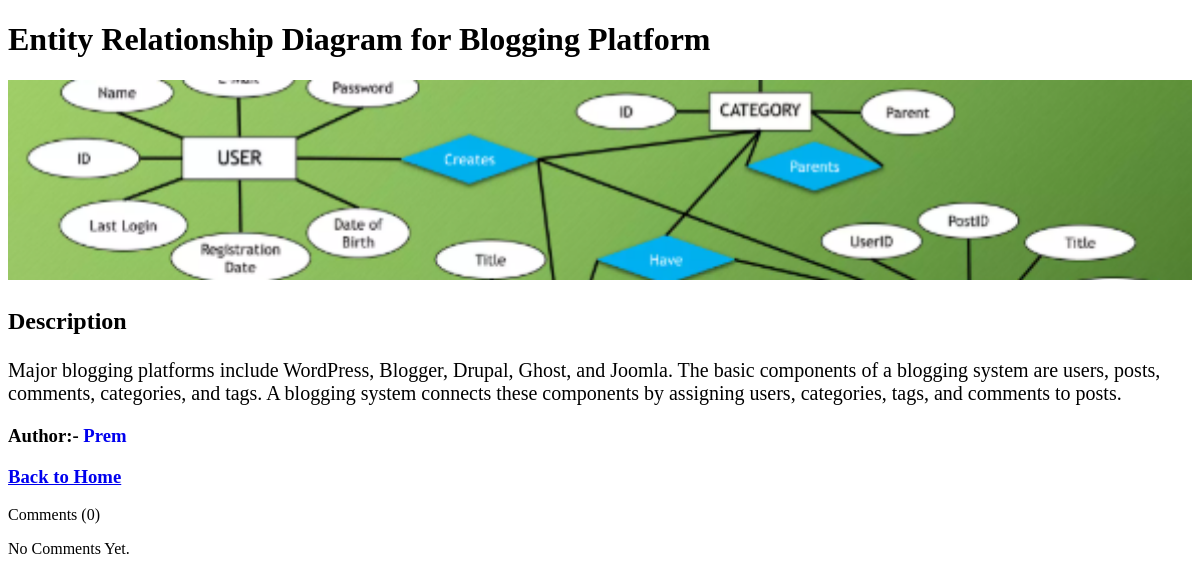
The app's page /blogs/post/Entity Relationship Diagram for Blogging Platform, older data.
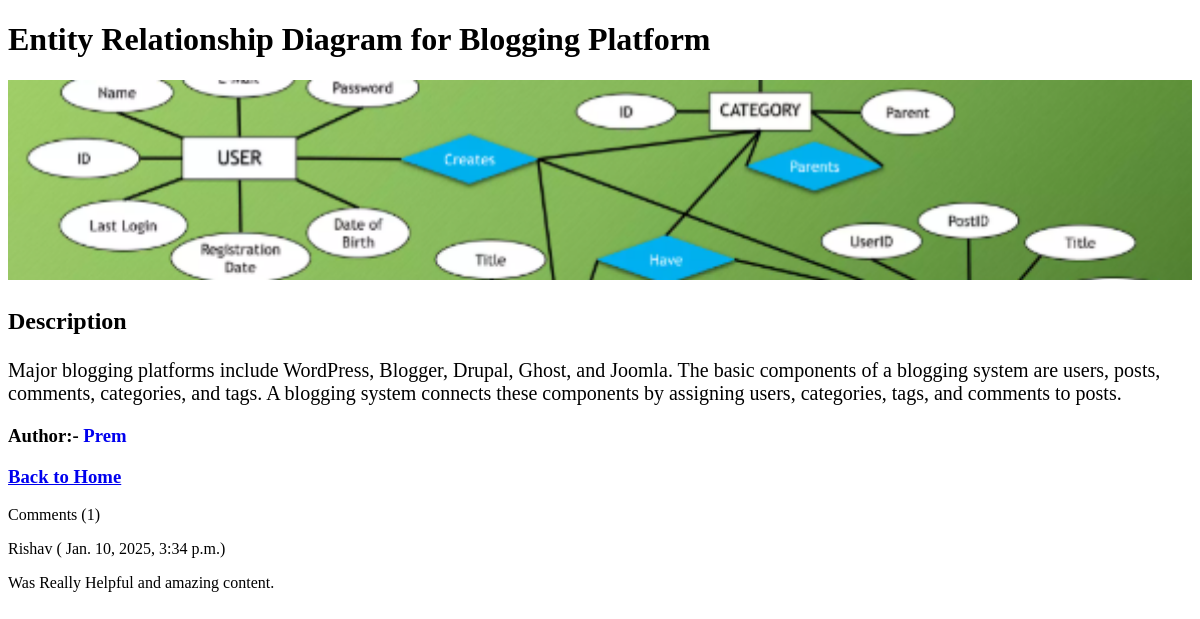
The same page, newer data.
### blogs/models.py (models this page shows, shortened)
class Useractivity(models.Model):
    usernameid = models.ForeignKey(User, on_delete=models.CASCADE, related_name="bloguser",null=True, blank= True)
    postid = models.ForeignKey(Blog, on_delete=models.CASCADE, related_name="post",null=True, blank= True)
    commentdes = models.TextField(null=True, blank= True)
    commented_at = models.DateTimeField(auto_now_add=localtime)

### blogs/views.py (the view)
# urls.py: path("post/<str:t>",views.post, name="post"),
def post(request, t):
    brief = Blog.objects.get(head = t)
    count = Useractivity.objects.filter(postid = brief)
    count_Likes = [count.usernameid for count in Useractivity.objects.all() if count.usernameid is not None]
    count_cmt = [count.commentdes for count in Useractivity.objects.all() if count.commentdes is not None]
    return render(request, "blogs/post.html",{
        "brief": brief,
        "Likescounter":count_Likes,
        "CommentDes" : count_cmt,
        "counts" : count,
        "cmts" : len(count)
    })

### blogs/templates/blogs/post.html (shortened to what this page needs)
{% extends "blogs/layout.html"%} {% block body %}
<h1>{{ brief.head }}</h1>
{% if brief.blog_image %}
<a href = "{{ brief.blog_image.url }}" target = "_blank" ><img src = "{{ brief.blog_image.url }}" alt = "{{ brief.blog_image.url }}" style = "width:100%; height:200px; object-fit:cover;" ></a>
{% endif %}
<b><p style="font-size:24px">Description</p></b>
<p style="font-size:20px">{{ brief.description }}</p>
<h3>Author:- <a href ={% url 'author' brief.author%} style="text-decoration:None">  {{ brief.author }}</a></h3>
<h3><a href ={% url 'bloghome'%}>Back to Home</a></h3>
<p> Comments ({{ cmts }})</p>
{% for count in counts %}
    {% if count.postid.head ==  brief.head%}
        {% if count.usernameid is None %}
        <p>Anonymous User ( {{count.commented_at}})</p>
        {% else %}
        <p>{{count.usernameid}} ( {{ count.commented_at}})</p>
        {% endif %}
        <p>{{count.commentdes}}</p>
    {% endif %}
{% empty %}
<p>No Comments Yet.</p>
{% endfor %}
{% endblock %}

Row changes from the older to the newer data that the page shows:
added Useractivity: usernameid "Rishav", commented_at "Jan. 10, 2025, 3:34 p.m.", commentdes "Was Really Helpful and amazing content."
Text that changed along with them:
{{ cmts }}: "0" → "1"
text no longer shown: "No Comments Yet."
